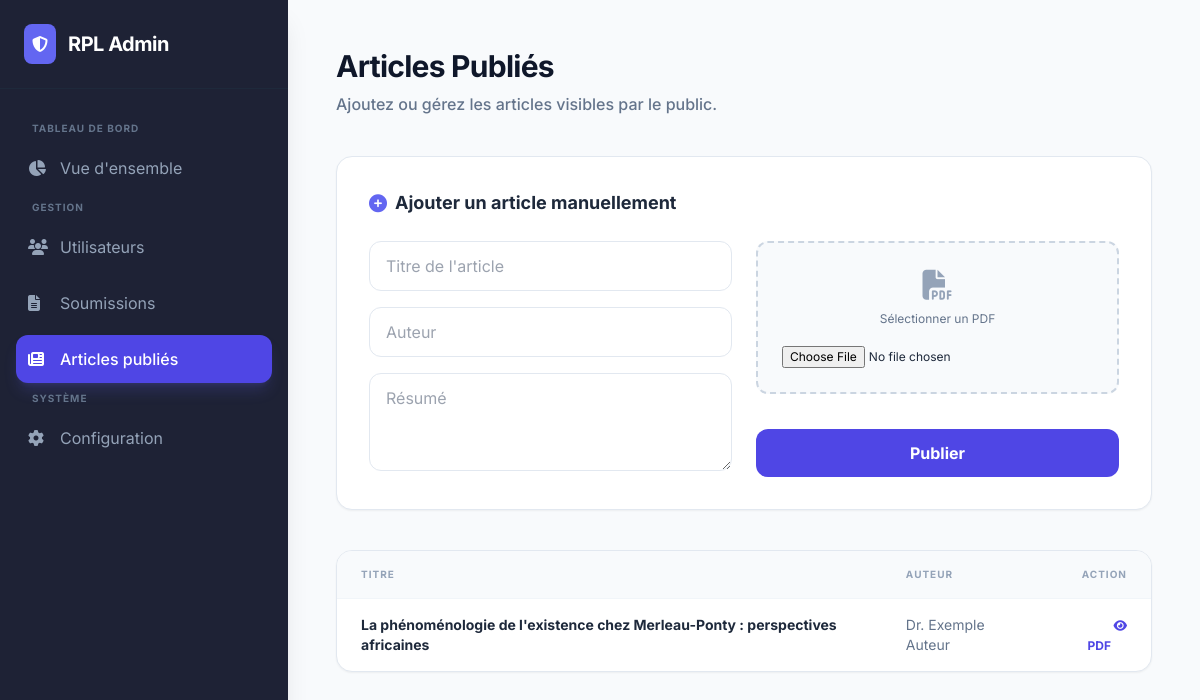
/admin_articles.php (signed in), run on the app's committed database.
### tables this page shows
CREATE TABLE IF NOT EXISTS `articles` (
  `id`               INT UNSIGNED    AUTO_INCREMENT PRIMARY KEY,
  `titre`            VARCHAR(500)    NOT NULL,
  `auteur`           VARCHAR(255)    NOT NULL,
  `email_auteur`     VARCHAR(255)    DEFAULT NULL,
  `affiliation`      VARCHAR(255)    DEFAULT NULL,
  `rubrique`         ENUM(
                       'Article de recherche',
                       'Commentaire',
                       'Recension',
                       'Traduction'
                     ) NOT NULL DEFAULT 'Article de recherche',
  `resume`           TEXT            DEFAULT NULL,
  `contenu`          LONGTEXT        DEFAULT NULL,
  `fichier_path`     VARCHAR(500)    DEFAULT NULL COMMENT 'Chemin relatif vers le PDF',
  `annee`            YEAR            DEFAULT NULL,
  `volume`           TINYINT UNSIGNED DEFAULT NULL,
  `numero`           TINYINT UNSIGNED DEFAULT NULL,
  `pages`            VARCHAR(20)     DEFAULT NULL COMMENT 'Ex: 12-34',
  `statut`           ENUM('en_attente','publie','retire') NOT NULL DEFAULT 'publie',
  `date_publication` DATE            DEFAULT NULL,
  `created_at`       DATETIME        DEFAULT CURRENT_TIMESTAMP,
  `updated_at`       DATETIME        DEFAULT CURRENT_TIMESTAMP ON UPDATE CURRENT_TIMESTAMP,
  INDEX `idx_statut`  (`statut`),
  INDEX `idx_annee`   (`annee`),
  INDEX `idx_rubrique`(`rubrique`),
  FULLTEXT KEY `ft_recherche` (`titre`, `auteur`, `resume`)
);

### admin_articles.php (the view, shortened to what this page needs)
<?php
require_once 'db_connect.php';
$stmt_articles = $conn->query("SELECT * FROM articles ORDER BY date_publication DESC");
$articles = $stmt_articles->fetchAll();
?>
<!DOCTYPE html>
<html lang="fr">
<head>
    <script src="https://cdn.tailwindcss.com"></script>
    <link rel="stylesheet" href="https://cdnjs.cloudflare.com/ajax/libs/font-awesome/6.4.0/css/all.min.css">
</head>
<body class="bg-slate-50 flex min-h-screen text-slate-800">
    <aside class="w-72 bg-[#1E2235] text-white hidden md:flex flex-col shadow-xl fixed h-full z-20">
        <div class="p-6 border-b border-slate-800 flex items-center gap-3">
            <div class="bg-indigo-500 p-2 rounded-lg"><i class="fas fa-shield-halved text-white"></i></div>
            <h1 class="text-xl font-bold tracking-tight">RPL Admin</h1>
        </div>
        <nav class="p-4 space-y-2 mt-4 flex-1">
            <p class="px-4 text-[10px] font-bold text-slate-500 uppercase mb-2 tracking-widest">Tableau de bord</p>
            <a href="admin_dashboard.php" class="flex items-center gap-3 p-3 text-slate-400 hover:bg-white/5 hover:text-white rounded-xl transition"><i class="fas fa-chart-pie w-5"></i> Vue d'ensemble</a>
            <p class="px-4 text-[10px] font-bold text-slate-500 uppercase mt-8 mb-2 tracking-widest">Gestion</p>
            <a href="admin_utilisateurs.php" class="flex items-center gap-3 p-3 text-slate-400 hover:bg-white/5 hover:text-white rounded-xl transition"><i class="fas fa-users w-5"></i> Utilisateurs</a>
            <a href="admin_soumissions.php" class="flex items-center gap-3 p-3 text-slate-400 hover:bg-white/5 hover:text-white rounded-xl transition"><i class="fas fa-file-alt w-5"></i> Soumissions</a>
            <a href="admin_articles.php" class="flex items-center gap-3 p-3 bg-indigo-600 rounded-xl text-white font-medium shadow-lg shadow-indigo-500/20 transition"><i class="fas fa-newspaper w-5"></i> Articles publiés</a>
            <p class="px-4 text-[10px] font-bold text-slate-500 uppercase mt-8 mb-2 tracking-widest">Système</p>
            <a href="admin_configuration.php" class="flex items-center gap-3 p-3 text-slate-400 hover:bg-white/5 hover:text-white rounded-xl transition"><i class="fas fa-cog w-5"></i> Configuration</a>
        </nav>
    </aside>
    <main class="ml-72 p-8 lg:p-12 w-full">
        <header class="mb-10">
            <h2 class="text-3xl font-bold text-slate-900 tracking-tight mb-2">Articles Publiés</h2>
            <p class="text-slate-500 font-medium">Ajoutez ou gérez les articles visibles par le public.</p>
        </header>
        <section class="bg-white p-8 rounded-2xl shadow-sm border border-slate-200 mb-10">
            <h3 class="font-bold text-lg mb-6 flex items-center gap-2"><i class="fas fa-plus-circle text-indigo-500"></i> Ajouter un article manuellement</h3>
            <form method="POST" enctype="multipart/form-data" class="grid grid-cols-1 md:grid-cols-2 gap-6">
                <div class="space-y-4">
                    <input type="text" name="titre" placeholder="Titre de l'article" required class="w-full px-4 py-3 rounded-xl border border-slate-200 focus:ring-2 focus:ring-indigo-100 outline-none">
                    <input type="text" name="auteur" placeholder="Auteur" required class="w-full px-4 py-3 rounded-xl border border-slate-200 focus:ring-2 focus:ring-indigo-100 outline-none">
                    <textarea name="resume" placeholder="Résumé" rows="3" class="w-full px-4 py-3 rounded-xl border border-slate-200 focus:ring-2 focus:ring-indigo-100 outline-none"></textarea>
                </div>
                <div class="flex flex-col justify-between">
                    <div class="border-2 border-dashed border-slate-300 rounded-xl p-6 text-center bg-slate-50">
                        <i class="fas fa-file-pdf text-3xl text-slate-400 mb-2"></i>
                        <p class="text-xs text-slate-500 mb-4">Sélectionner un PDF</p>
                        <input type="file" name="pdf_file" accept=".pdf" required class="text-xs w-full">
                    </div>
                    <button type="submit" name="add_article" class="mt-4 bg-indigo-600 text-white font-bold py-3 rounded-xl hover:bg-indigo-700 transition">Publier</button>
                </div>
            </form>
        </section>
        <div class="bg-white rounded-2xl shadow-sm border border-slate-200 overflow-hidden">
            <table class="w-full text-left">
                <thead class="bg-slate-50 border-b border-slate-100">
                    <tr>
                        <th class="px-6 py-4 text-[10px] font-bold text-slate-400 uppercase tracking-widest">Titre</th>
                        <th class="px-6 py-4 text-[10px] font-bold text-slate-400 uppercase tracking-widest">Auteur</th>
                        <th class="px-6 py-4 text-[10px] font-bold text-slate-400 uppercase tracking-widest text-right">Action</th>
                    </tr>
                </thead>
                <tbody class="divide-y divide-slate-100 text-sm">
                    <?php foreach($articles as $art): ?>
                    <tr class="hover:bg-slate-50/50">
                        <td class="px-6 py-4 font-bold text-slate-800"><?php echo htmlspecialchars($art['titre']); ?></td>
                        <td class="px-6 py-4 text-slate-500"><?php echo htmlspecialchars($art['auteur']); ?></td>
                        <td class="px-6 py-4 text-right">
                            <a href="<?php echo htmlspecialchars($art['fichier_path']); ?>" target="_blank" class="text-indigo-600 hover:underline text-xs font-bold mr-4"><i class="fas fa-eye"></i> PDF</a>
                        </td>
                    </tr>
                    <?php endforeach; ?>
                </tbody>
            </table>
        </div>
    </main>
</body>
</html>

### admin_articles.php (style rules this page uses)
body { font-family: 'Inter', sans-serif; }

### data on the page
articles: titre "La phénoménologie de l'existence chez Merleau-Ponty : perspectives africaines", auteur "Dr. Exemple Auteur"
